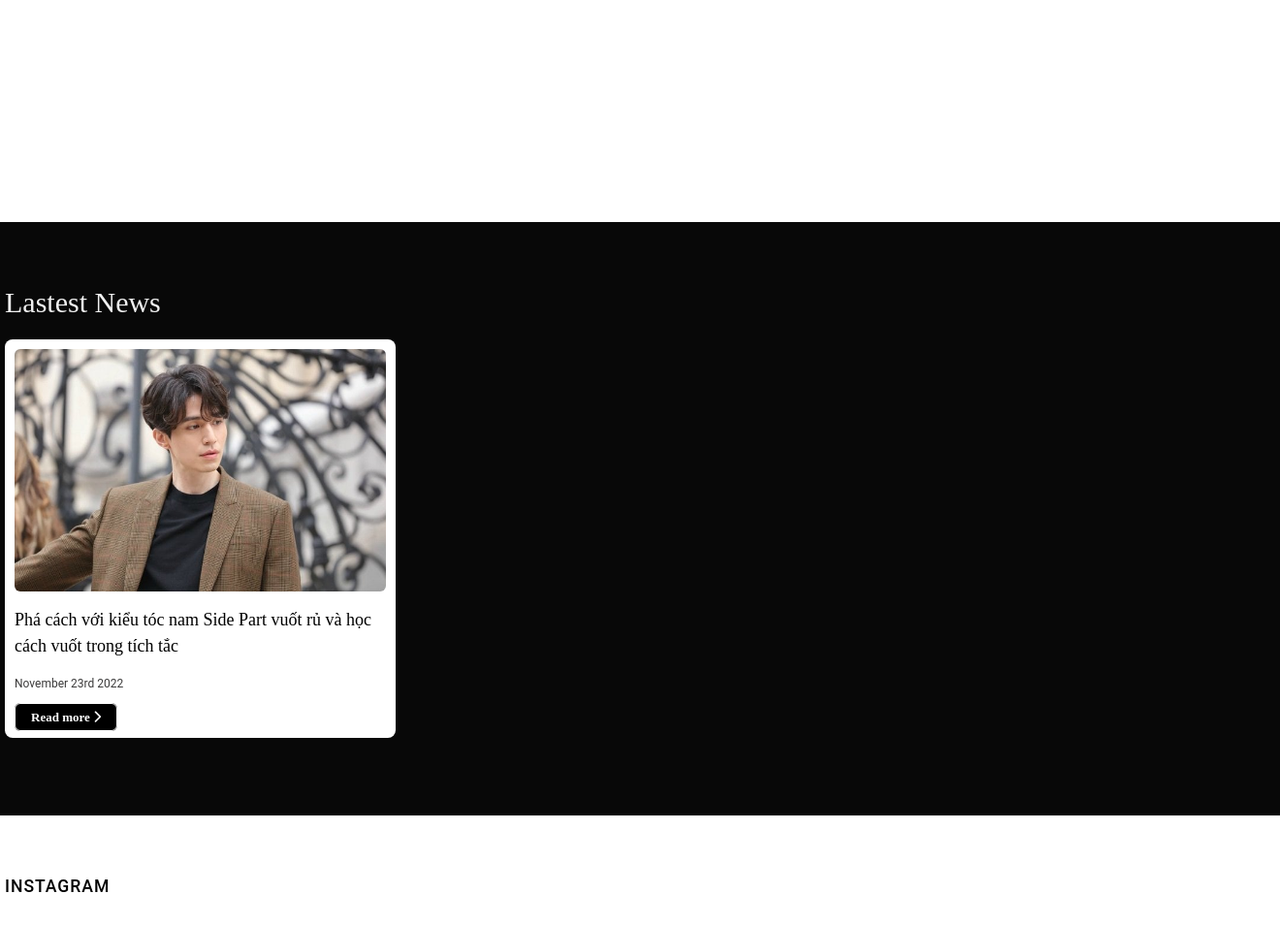
The app's page / (middle part), older data.
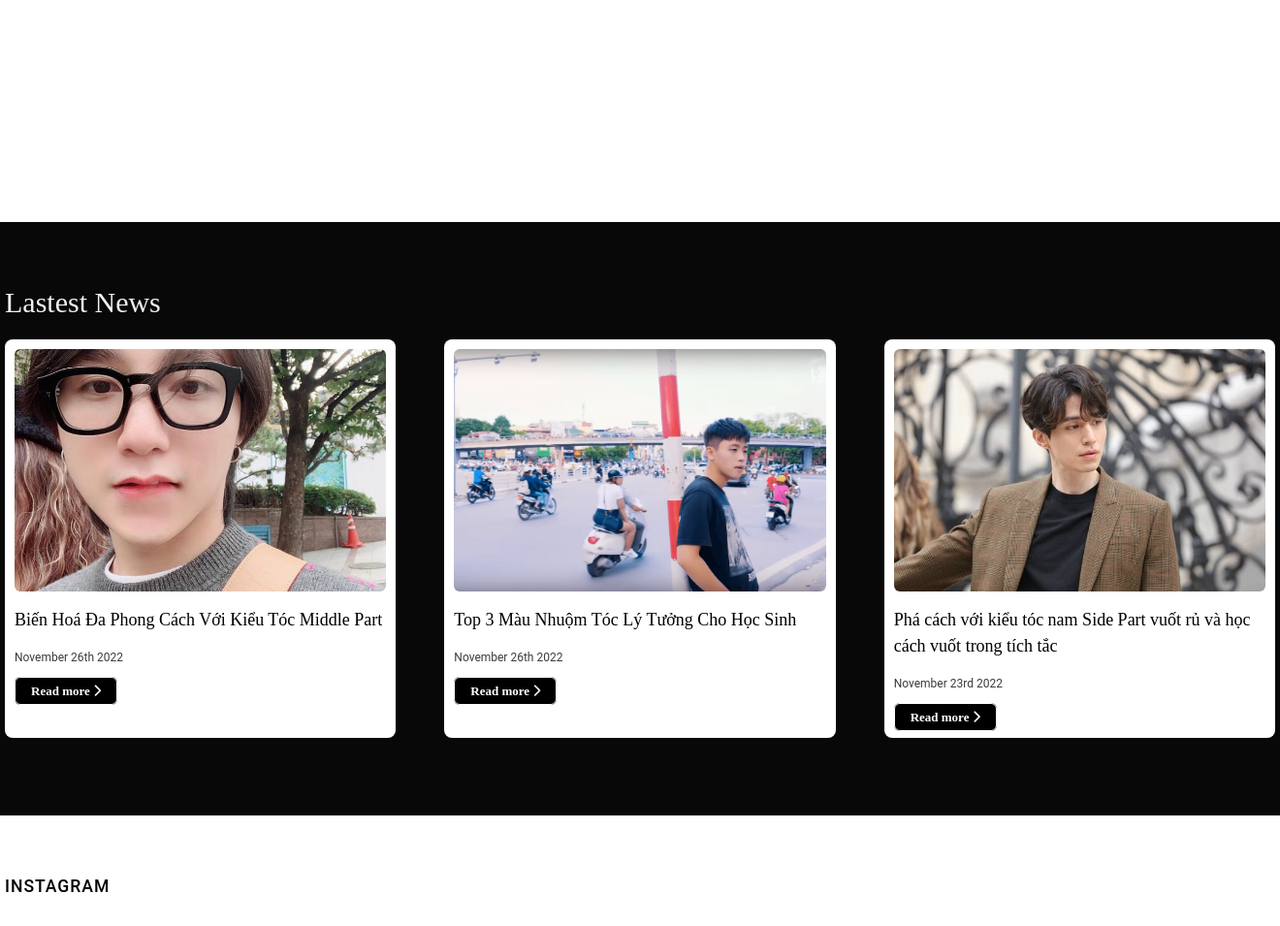
The same page, newer data.
### tables this page shows
CREATE TABLE `posts` (
  `id` int(11) NOT NULL,
  `title` varchar(255) NOT NULL,
  `image` varchar(300) NOT NULL,
  `createdAt` datetime NOT NULL,
  `updateAt` datetime NOT NULL,
  `content` text NOT NULL
);

### controllers/front/index.php (called while the page is built)
<?php
require "models/front.php";
$blogs = query("SELECT * FROM `posts` ORDER BY RAND() LIMIT 3");
require "views/front/index.php";

### index.php (called while the page is built)
<?php
$action = isset($_GET['action']) ? $_GET['action'] : null;
if (isset($action)) :
    switch ($action) {
        case 'index':
            require "controllers/front/index.php";
            break;
        case 'login':
            require "login.php";
            break;
        case 'book':
            require "controllers/front/booking.php";
            break;
        case 'receipt':
            require "controllers/admin/index.php";
            break;
        case 'feedback':
            require "controllers/admin/feedback.php";
            break;
        case 'dashboard':
            require "controllers/admin/dashboard.php";
            break;
        case 'addservice':
            require "controllers/admin/add-service.php";
            break;
        case 'services':
            require "controllers/admin/services.php";
            break;
        case 'edit_service':
            require "controllers/admin/edit_service.php";
            break;
        case 'addemployee':
            require "controllers/admin/add-employee.php";
            break;
        case 'employees':
            require "controllers/admin/employee.php";
            break;
        case 'edit_employee':
            require "controllers/admin/edit_employee.php";
            break;
        case 'addblog':
            require "controllers/admin/add-blog.php";
            break;
        case 'blogs':
            require "controllers/admin/blogs.php";
            break;
        case 'edit_blog':
            require "controllers/admin/edit_blog.php";
            break;
        case 'delete_blog':
            require "controllers/admin/delete_blog.php";
            break;
        case 'addcombo':
            require "controllers/admin/add-combo.php";
            break;
        case 'edit_combo':
            require "controllers/admin/edit_combo.php";
            break;
        case 'booking_offline':
            require "controllers/admin/booking_offline.php";
            break;
        case 'blog_detail':
            require "controllers/front/blog__detail.php";
            break;
        case 'history':
            require "controllers/front/listOrder.php";
            break;
        default:
            require "views/front/404.php";
            break;
    }
else :
    require "controllers/front/index.php";
endif;

### models/front.php (called while the page is built, shortened)
<?php
function connect()
{
    $dbhost  = 'localhost';
    $dbname  = 'pro1014';
    $dbuser  = 'root';
    $dbpass  = '';
    try {
        $dbConn = new PDO("mysql:host=$dbhost;dbname=$dbname;charset=utf8mb4", $dbuser, $dbpass);
        $dbConn->setAttribute(PDO::ATTR_ERRMODE, PDO::ERRMODE_EXCEPTION);
    } catch (PDOException $e) {
        echo $e->getMessage();
    }
    return $dbConn;
}
function query($sql)
{
    $conn = connect();
    $stmt = $conn->prepare($sql);
    $stmt->execute();
    $data = $stmt->fetchAll(PDO::FETCH_ASSOC);
    return $data;
}

### views/front/index.php (the view, shortened to what this page needs)
<!DOCTYPE html>
<html lang="en">
<head>
    <link rel="stylesheet" href="public/css/main.css">
    <link rel="stylesheet" href="https://cdnjs.cloudflare.com/ajax/libs/font-awesome/6.2.0/css/all.min.css" />
    <link rel="stylesheet" href="https://cdnjs.cloudflare.com/ajax/libs/animate.css/4.1.1/animate.min.css" />
</head>
<body>
    <div class="container-fluid">
        <main>
            <div class="list-services">
                <div class="service container">
                    <div class="service_detail">
                        <p class="service_detail-desc">
                        </p>
                    </div>
                </div>
            </div>
            <div class="blog container">
                <p class="blog-title">Lastest News</p>
                <div class="list-posts">
                    <?php foreach ($blogs as $key => $blog) : ?>
                    <div class="post">
                        <img src="public/images/image__blog/<?= $blog['image'] ?>" alt="">
                        <p class="post_title"><?= $blog['title'] ?></p>
                        <p class="post_date"><?= date("F jS Y", strtotime($blog['createdAt'])) ?></p>
                        <a href="/?action=blog_detail&id=<?= $blog['id'] ?>" class="post_readmore">Read more <i
                                class="fa-solid fa-chevron-right"></i></a>
                    </div>
                    <?php endforeach; ?>
                </div>
            </div>
        </main>
        <div class="instagram">
            <p class="instagram-title container">INSTAGRAM</p>
        </div>
    </div>
</body>
</html>

### public/css/main.css (style rules this page uses)
*, *::before, *::after { box-sizing: border-box; }
* { margin: 0; padding: 0; font: inherit; scroll-behavior: smooth; }
body { line-height: 1.5; }
img, picture, video, canvas, svg { display: block; max-width: 100%; }
p, h1, h2, h3, h4, h5, h6 { overflow-wrap: break-word; }
body { font-family: "Roboto", serif; background-color: #080808; }
@media (min-width: 1024px) { .container { width: 1310px; margin: auto; padding: 0 50px; } }
@media (min-width: 1024px) { a { text-decoration: none; } }
@media (min-width: 1024px) { .list-services { background-color: #fff; } }
@media (min-width: 1024px) { .service { padding-top: 90px; padding-bottom: 90px; display: grid; grid-template-columns: 1fr auto; align-items: center; gap: 73px; } }
@media (min-width: 1024px) { .service_detail-desc { color: #000; margin: 13px 0; font-weight: 100; padding-bottom: 20px; } }
@media (min-width: 1024px) { .blog { padding: 60px 0 80px 0; color: #000; } }
@media (min-width: 1024px) { .list-posts { margin-top: 16px; display: grid; grid-template-columns: repeat(3, 1fr); gap: 50px; } }
@media (min-width: 1024px) { .blog-title { color: #f1f1f1; font-size: 30px; font-family: "Poppins", serif; } }
@media (min-width: 1024px) { .post { padding: 10px; background-color: #fff; border-radius: 8px; } }
@media (min-width: 1024px) { .post img { border-radius: 6px; width: 400px; height: 250px; object-fit: cover; } }
@media (min-width: 1024px) { .post_title { font-family: "Poppins", serif; font-size: 18px; font-weight: 500; margin: 16px 0; } }
@media (min-width: 1024px) { .post_date { font-weight: 400; font-size: 12px; color: #201f1fe0; margin-top: 8px; margin-bottom: 13px; } }
@media (min-width: 1024px) { .post_readmore { margin-top: 20px; border: 1px solid #fff; background-color: #000; color: white; font-weight: 800; border-radius: 6px; padding: 6px 16px; font-family: "Poppins", serif; font-size: 13px; transition: all .3s ease-in; } }
@media (min-width: 1024px) { .instagram { background-color: #fff; color: #000; padding: 60px 0 100px 0; } }
@media (min-width: 1024px) { .instagram-title { color: #000; font-size: 14px; font-weight: 500; text-transform: uppercase; letter-spacing: 1px; font-size: 1.1em; padding: 0 0 30px 0; } }

Row changes from the older to the newer data that the page shows:
added posts: image (picture), title "Biến Hoá Đa Phong Cách Với Kiểu Tóc Middle Part", createdAt "November 26th 2022"
added posts: image (picture), title "Top 3 Màu Nhuộm Tóc Lý Tưởng Cho Học Sinh", createdAt "November 26th 2022"
